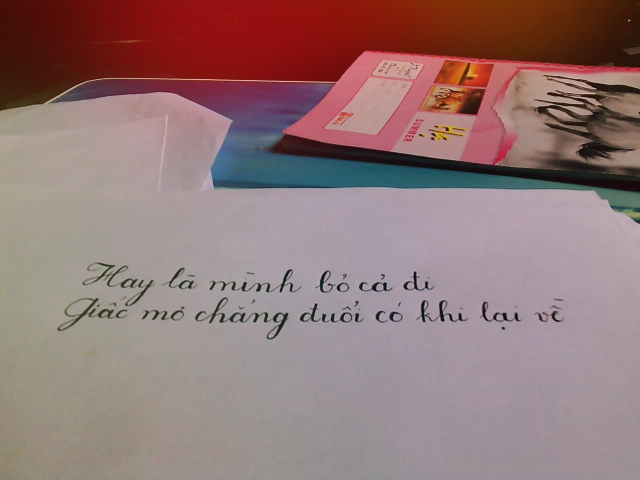
#> input picture bohetdi.jpg, 1280 x 960 px (shown at 1/2 size)
$ python index.py
#> lines starting #> are read from the running program, lines starting #| are printed output that depends on the picture; after the words box and inside, x2 and y2 are one past the last pixel; in counts of white or black regions, pixels touching at a corner belong together
#ref https://colab.research.google.com/drive/1raz-UHftq_ZuJ7g_wg8dBJy-aRL5ziMj#scrollTo=_9EwtcUfU2kI
#nguyenbanghia_T60@hus.edu.vn

from PIL import ImageFilter
from PIL import Image

#change file extension and save image
img1 = Image.open("bohetdi.jpg")
#> img1 is the input picture: PIL image 1280x960 RGB; mean R, G, B 146.9, 119.7, 119.2
img1.save("bohetdi.png")

img1 = Image.open("bohetdi.jpg")
print(img1.size)
#| (1280, 960)
print(img1.format)
#| JPEG
print(img1.mode)
#| RGB

#resize image
img1 = Image.open("bohetdi.jpg")
img1.thumbnail((100, 100))
#> img1: PIL image 100x75 RGB
img1.save("100.png")

#rotate image
img1 = Image.open("bohetdi.jpg")
img1 = img1.rotate(45)
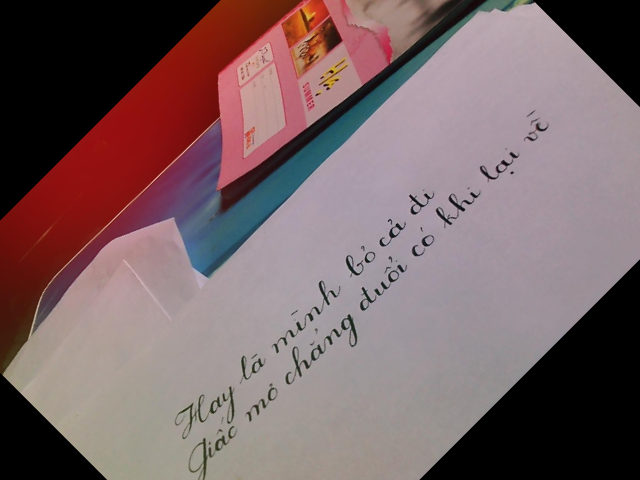
#> img1: PIL image 1280x960 RGB (shown at 1/2 size); mean R, G, B 122, 100.2, 102.3
img1

#convert gray scale
img1 = Image.open("bohetdi.jpg")
img1 = img1.convert(mode='L')
#> img1: PIL image 1280x960 L
img1.save("gray.png")


#blur image
img1 = Image.open("bohetdi.jpg")
img1 = img1.filter(ImageFilter.GaussianBlur(15))
#> img1: PIL image 1280x960 RGB
img1

#crop image
#toa do la goc tren cung ben trai, 0x la truc ngang, 0y doc xuong
img1 = Image.open("bohetdi.jpg")
area = (100, 500, 1150, 700)  # ((x1,y1),(x2,y2))
img1 = img1.crop(area)
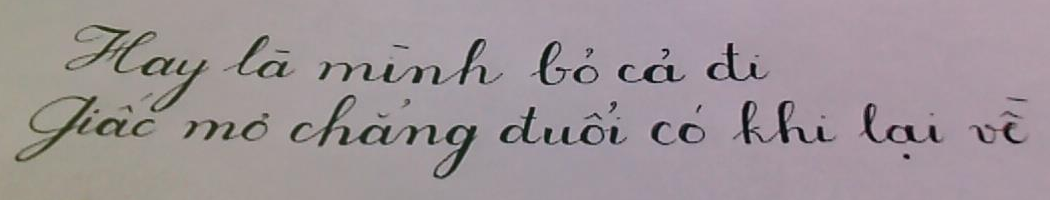
#> img1: PIL image 1050x200 RGB; mean R, G, B 157.9, 147.7, 151.6
img1

#combine image together
img1 = Image.open("bohetdi.png")
img2 = Image.open("bohetdi_text.png")
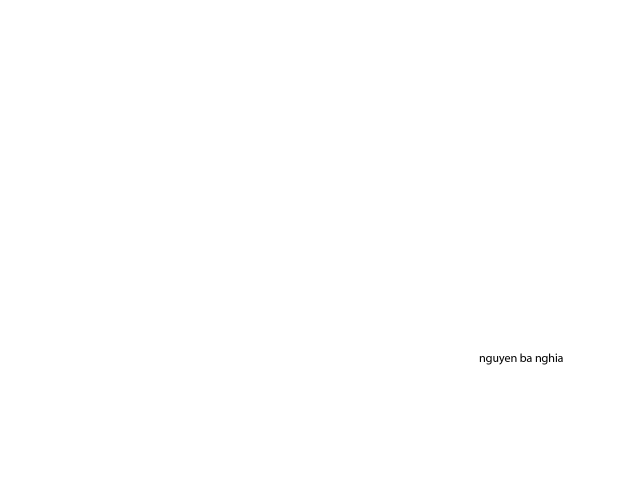
#> input picture bohetdi_text.png, 1280 x 960 px (shown at 1/2 size)
#> img2 is the input picture: PIL image 1280x960 RGBA; mean R, G, B, A 0, 0, 0, 0.2
area = (0, 0, 1280, 960)
img1.paste(img2, area)
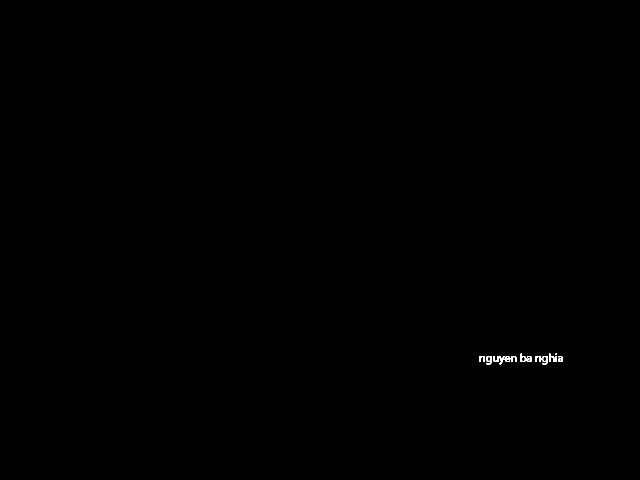
#> img1: PIL image 1280x960 RGB (shown at 1/2 size); values 0 (black) and 8 (white), 0.1% white; 13 white regions (1 under 20 px), largest, box (x1, y1, x2, y2) and area: (1041, 707, 1064, 724) 192, (972, 712, 984, 729) 129, (1083, 712, 1095, 729) 122
img1
# img=Image.merge('RGB',(img1,img2))
# img

#getting individual channel
img1 = Image.open("bohetdi.png")
r, g, b = img1.split()
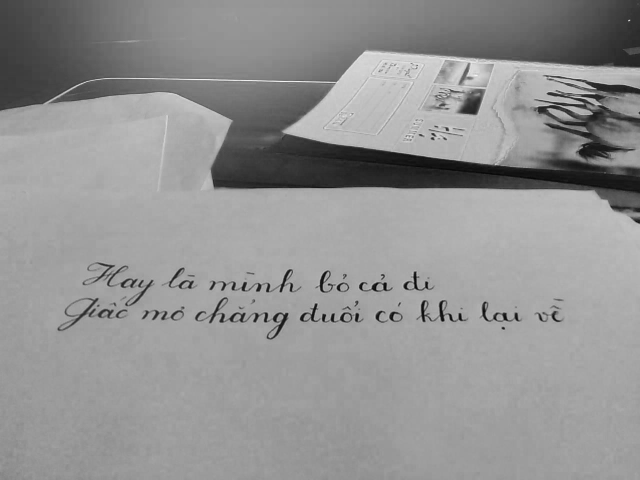
#> r: PIL image 1280x960 L (shown at 1/2 size); min 0, max 255, mean 146.9
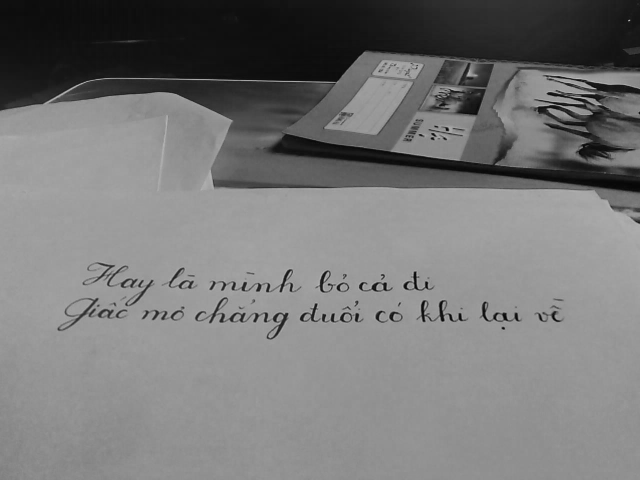
#> g: PIL image 1280x960 L (shown at 1/2 size); min 0, max 206, mean 119.7
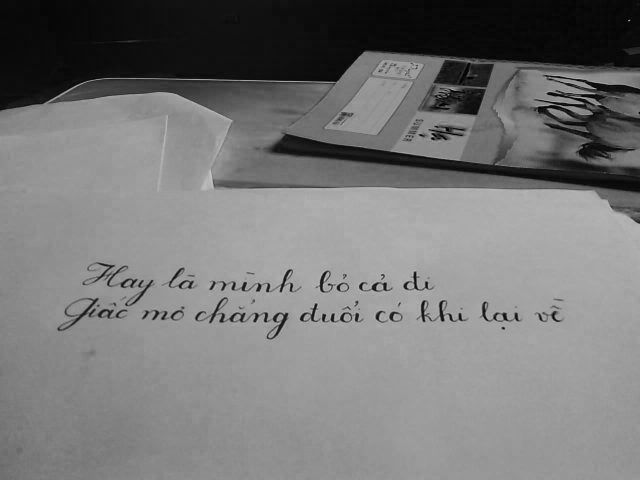
#> b: PIL image 1280x960 L (shown at 1/2 size); min 0, max 208, mean 119.2
r.mode
